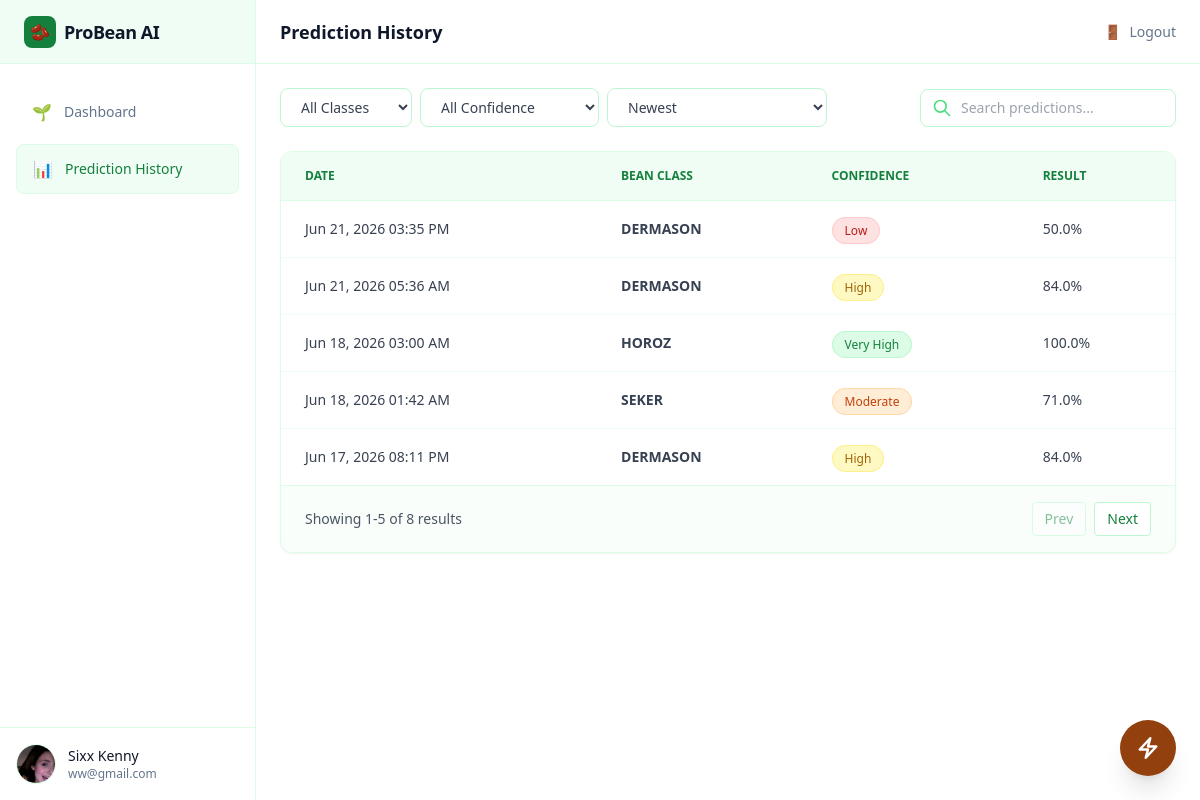
The app's page /history (signed in), older data.
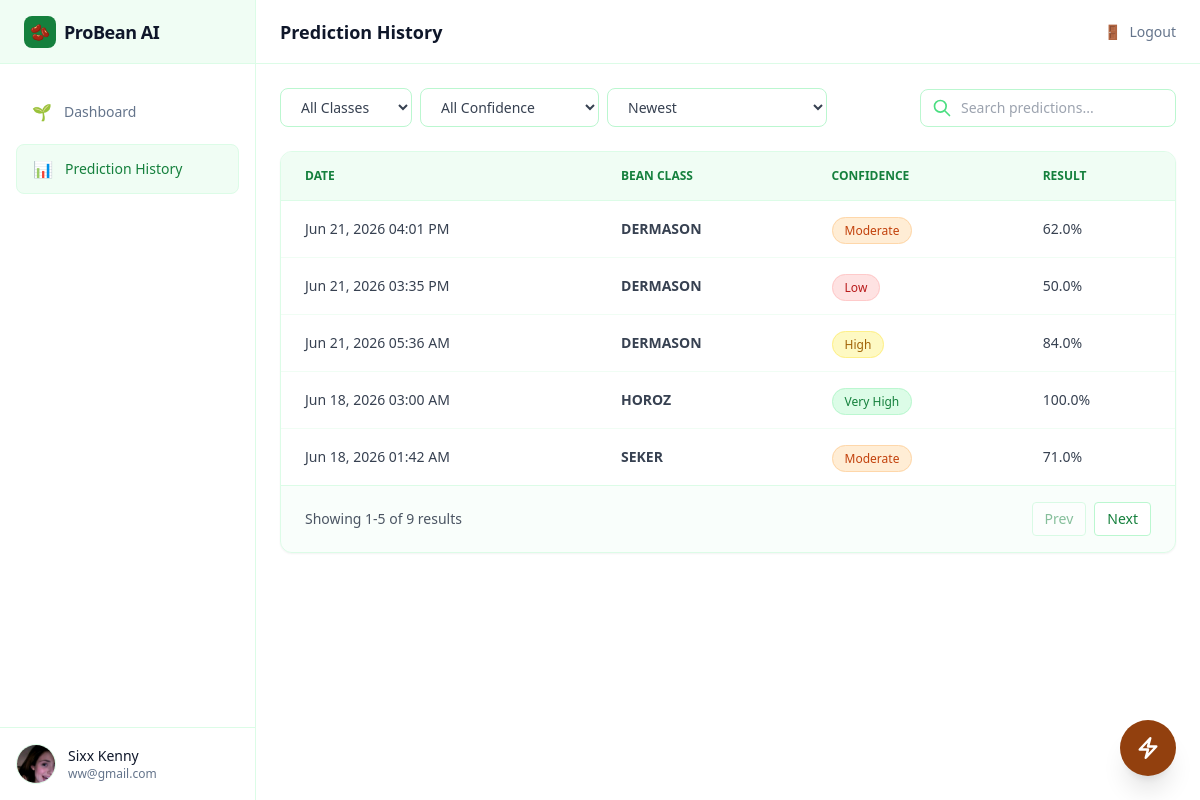
The same page, newer data.
### models/user.py (models this page shows, shortened)
class User(db.Model):
    id = db.Column(
        db.Integer,
        primary_key=True
    )
    name = db.Column(
        db.String(100),
        nullable=False
    )
    username = db.Column(
        db.String(25),
        unique=True,
        nullable=False
    )
    email = db.Column(
        db.String(120),
        unique=True,
        nullable=False
    )
    password_hash = db.Column(
        db.String(255),
        nullable=False
    )
    avatar = db.Column(
        db.String(255),
        nullable=True
    )

### models/prediction.py (models this page shows)
class Prediction(db.Model):
    id = db.Column(
        db.Integer,
        primary_key=True
    )
    user_id = db.Column(
        db.Integer,
        db.ForeignKey("user.id"),
        nullable=True
    )
    prediction = db.Column(
        db.String(50)
    )
    confidence = db.Column(
        db.Float
    )
    input_data = db.Column(
        db.Text
    )
    created_at = db.Column(
        db.DateTime,
        default=datetime.utcnow
    )

### routes/main.py (the view)
@main.route("/history")
def history():
    if session.get("guest"):
        return redirect(url_for("main.dashboard"))
    if "username" not in session:
        return redirect(url_for("auth.login_page"))
    user = User.query.filter_by(
        username=session["username"]
    ).first()
    predictions = Prediction.query.filter_by(
        user_id=user.id
    ).order_by(
        Prediction.created_at.desc()
    ).all()
    return render_template(
        "main/history.html",
        user=user,
        predictions=predictions
    )

### app.py (called while the page is built)
@app.after_request
def add_header(response):
    response.headers["Cache-Control"] = "no-store, no-cache, must-revalidate, max-age=0"
    response.headers["Pragma"] = "no-cache"
    response.headers["Expires"] = "0"
    return response

### templates/main/history.html (shortened to what this page needs)
{% extends "main/base.html" %}
{% block page_title %}
Prediction History
{% endblock %}
{% block content %}
<main>
    <div class="p-6 space-y-6">
        <div class="flex flex-col sm:flex-row gap-4 justify-between items-start sm:items-center">
            <div class="flex gap-2 flex-wrap">
                <select id="classFilter"
                    onchange="filterTable()"
                    class="px-4 py-2 bg-white border border-green-200 rounded-lg text-sm text-gray-700 focus:outline-none focus:ring-2 focus:ring-green-500">
                    <option value="ALL">All Classes</option>
                </select>
                <select id="confidenceFilter"
                    onchange="filterTable()"
                    class="px-4 py-2 bg-white border border-green-200 rounded-lg text-sm text-gray-700 focus:outline-none focus:ring-2 focus:ring-green-500">
                    <option value="ALL">All Confidence</option>
                </select>
                <select id="sortFilter"
                    onchange="filterTable()"
                    class="px-4 py-2 bg-white border border-green-200 rounded-lg text-sm text-gray-700 focus:outline-none focus:ring-2 focus:ring-green-500">
                    <option value="newest">Newest</option>
                </select>
            </div>
            <div class="relative">
                <svg xmlns="http://www.w3.org/2000/svg"
                     class="h-5 w-5 text-green-400 absolute left-3 top-1/2 -translate-y-1/2"
                     fill="none" viewBox="0 0 24 24" stroke="currentColor">
                    <path stroke-linecap="round" stroke-linejoin="round" stroke-width="2"
                          d="M21 21l-6-6m2-5a7 7 0 11-14 0 7 7 0 0114 0z" />
                </svg>
                <input id="searchInput" type="text" placeholder="Search predictions..."
                    class="pl-10 pr-4 py-2 bg-white border border-green-200 rounded-lg text-gray-700 placeholder-gray-400 focus:outline-none focus:ring-2 focus:ring-green-500 text-sm w-full sm:w-64">
            </div>
        </div>
        <div class="bg-white rounded-xl border border-green-100 shadow-sm overflow-hidden">
            <div class="overflow-x-auto">
                <table class="w-full">
                    <thead class="bg-green-50">
                        <tr class="border-b border-green-100">
                            <th class="text-left text-xs font-semibold text-green-700 uppercase px-6 py-4">
                                Date
                            </th>
                            <th class="text-left text-xs font-semibold text-green-700 uppercase px-6 py-4">
                                Bean Class
                            </th>
                            <th class="text-left text-xs font-semibold text-green-700 uppercase px-6 py-4">
                                Confidence
                            </th>
                            <th class="text-left text-xs font-semibold text-green-700 uppercase px-6 py-4">
                                Result
                            </th>
                        </tr>
                    </thead>
                    <tbody class="divide-y divide-green-50">
                        {% for p in predictions %}
                        <tr
                            class="hover:bg-green-50 transition cursor-pointer"
                            title="Click to view details"
                            data-class="{{ p.prediction }}"
                            data-confidence="{{ p.confidence }}"
                            data-date="{{ p.created_at.timestamp() }}"
                            onclick="openPredictionModalHistory(this)"
                            data-input='{{ p.input_data | e }}'
                        >
                            <td class="px-6 py-4 text-sm text-gray-700">
                                {{ p.created_at.strftime('%b %d, %Y %I:%M %p') }}
                            </td>
                            <td class="px-6 py-4 text-sm text-gray-700 font-semibold">
                                {{ p.prediction }}
                            </td>
                            <td class="px-6 py-4">
                                {% if p.confidence >= 90 %}
                                    <span class="px-3 py-1 text-xs rounded-full bg-green-100 text-green-700 border border-green-200">
                                        Very High
                                    </span>
                                {% elif p.confidence >= 75 %}
                                    <span class="px-3 py-1 text-xs rounded-full bg-yellow-100 text-yellow-700 border border-yellow-200">
                                        High
                                    </span>
                                {% elif p.confidence >= 60 %}
                                    <span class="px-3 py-1 text-xs rounded-full bg-orange-100 text-orange-700 border border-orange-200">
                                        Moderate
                                    </span>
                                {% else %}
                                    <span class="px-3 py-1 text-xs rounded-full bg-red-100 text-red-700 border border-red-200">
                                        Low
                                    </span>
                                {% endif %}
                            </td>
                            <td class="px-6 py-4 text-sm text-gray-700">
                                {{ p.confidence }}%
                            </td>
                        </tr>
                        {% else %}
                        <tr id="noDataRow">
                            <td colspan="4" class="px-6 py-10 text-center text-sm text-gray-500">
                                No predictions found yet.
                            </td>
                        </tr>
                        {% endfor %}
                    </tbody>
                </table>
            </div>
            <div class="flex items-center justify-between px-6 py-4 border-t border-green-100 bg-green-50/40">
                <p id="paginationInfo" class="text-sm text-gray-600"></p>
                <div class="flex gap-2">
                    <button id="prevBtn"
                        onclick="prevPage()"
                        class="px-3 py-1.5 text-sm text-green-700 bg-white border border-green-200 rounded hover:bg-green-50">
                        Prev
                    </button>
                    <button id="nextBtn"
                        onclick="nextPage()"
                        class="px-3 py-1.5 text-sm text-green-700 bg-white border border-green-200 rounded hover:bg-green-50">
                        Next
                    </button>
                </div>
            </div>
        </div>
    </div>
</main>
{% endblock %}

### templates/main/base.html (shortened to what this page needs)
<!DOCTYPE html>
<html lang="en">
<head>
    <script src="https://cdn.tailwindcss.com"></script>
    <link rel="stylesheet" href="{{ url_for('static', filename='css/components/scrollbar.css') }}">
    <link rel="stylesheet" href="{{ url_for('static', filename='css/components/fonts.css') }}">
</head>
<body class="bg-white text-slate-700 antialiased selection:bg-green-500 selection:text-white overflow-x-hidden">
    <aside id="main-sidebar"
           class="fixed left-0 top-0 h-full w-64 bg-white border-r border-green-100 flex flex-col z-50
                  -translate-x-full lg:translate-x-0 transition-transform duration-300 ease-in-out">
        <a href="javascript:location.reload()" class="h-16 flex items-center px-6 border-b border-green-100 hover:bg-green-50 transition">
            <div class="flex items-center gap-2">
                <div class="h-8 w-8 bg-green-700 rounded-lg flex items-center justify-center text-white font-bold">
                    🫘
                </div>
                <span class="text-slate-900 font-bold text-lg tracking-tight">
                    ProBean AI
                </span>
            </div>
        </a>
        {% set active_class = "flex items-center gap-3 px-4 py-3 bg-green-50 text-green-700 rounded-lg border border-green-100" %}
        {% set inactive_class = "flex items-center gap-3 px-4 py-3 text-slate-500 hover:text-green-700 hover:bg-green-50 rounded-lg transition" %}
        <nav class="flex-1 px-4 py-6 space-y-2">
            <a href="{{ url_for('main.dashboard') }}"
               class="{{ active_class if request.endpoint == 'main.dashboard' else inactive_class }}">
                🌱
                <span class="text-sm font-medium">Dashboard</span>
            </a>
            {% if not session.get("guest") %}
            <a href="{{ url_for('main.history') }}"
               class="{{ active_class if request.endpoint == 'main.history' else inactive_class }}">
                📊
                <span class="text-sm font-medium">Prediction History</span>
            </a>
            {% endif %}
        </nav>
        <a href="{{ url_for('main.settings') }}"
           class="block p-4 border-t border-green-100 hover:bg-green-50 transition">
            <div class="flex items-center gap-3">
                {% if session.get("guest") %}
                    <div class="h-10 w-10 rounded-full bg-green-100 flex items-center justify-center">
                        <span class="text-green-700 font-semibold text-sm">
                            GU
                        </span>
                    </div>
                {% elif user.avatar %}
                    <img src="{{ url_for('static', filename='uploads/' + user.avatar) }}"
                        class="h-10 w-10 rounded-full object-cover border border-green-100">
                {% else %}
                    <div class="h-10 w-10 rounded-full bg-green-100 flex items-center justify-center">
                        <span class="text-green-700 font-semibold text-sm">
                            {{ user.name[:2].upper() }}
                        </span>
                    </div>
                {% endif %}
                <div class="flex-1 min-w-0">
                    {% if session.get("guest") %}
                        <p class="text-sm font-medium text-slate-900 truncate">
                            Guest User
                        </p>
                        <p class="text-xs text-slate-500 truncate">
                            Predictions will not be saved
                        </p>
                    {% else %}
                        <p class="text-sm font-medium text-slate-900 truncate">
                            {{ user.name }}
                        </p>
                        <p class="text-xs text-slate-500 truncate">
                            {{ user.email }}
                        </p>
                    {% endif %}
                </div>
            </div>
        </a>
    </aside>
    <main class="lg:pl-64 min-h-screen bg-white transition-all duration-300">
        <header class="h-16 bg-white/80 backdrop-blur border-b border-green-100 flex items-center justify-between px-4 sm:px-6 sticky top-0 z-30">
            <div class="flex items-center gap-3">
                <h1 class="text-base sm:text-lg font-semibold text-slate-900">
                    {% block page_title %}{% endblock %}
                </h1>
            </div>
            <a href="{{ url_for('auth.logout') }}"
               class="text-sm text-slate-500 hover:text-green-700 transition flex items-center gap-2">
                🚪 <span class="hidden sm:inline">Logout</span>
            </a>
        </header>
        {% block content %}
        {% endblock %}
        <div class="fixed bottom-6 right-6 z-40 group flex items-center">
            <button onclick="openPredictionModal()"
                class="w-14 h-14 rounded-full bg-amber-800 text-white shadow-xl
                    hover:bg-amber-900 hover:scale-110 active:scale-95
                    flex items-center justify-center transition-all duration-300
                    animate-pulse hover:animate-none">
                <svg xmlns="http://www.w3.org/2000/svg" fill="none" viewBox="0 0 24 24" stroke-width="2.5" stroke="currentColor" class="w-6 h-6">
                    <path stroke-linecap="round" stroke-linejoin="round" d="m3.75 13.5 10.5-11.25L12 10.5h8.25L9.75 21.75 12 13.5H3.75Z" />
                </svg>
            </button>
        </div>
    </main>
</body>
</html>

Row changes from the older to the newer data that the page shows:
no longer on this page (row unchanged): Prediction: created_at "Jun 17, 2026 08:11 PM", prediction "DERMASON", shows "High", confidence "84.0"
added Prediction: created_at "Jun 21, 2026 04:01 PM", prediction "DERMASON", shows "Moderate", confidence "62.0"
Text that changed along with them:
text written by a page script: "Showing 1-5 of 8 results" → "Showing 1-5 of 9 results"
